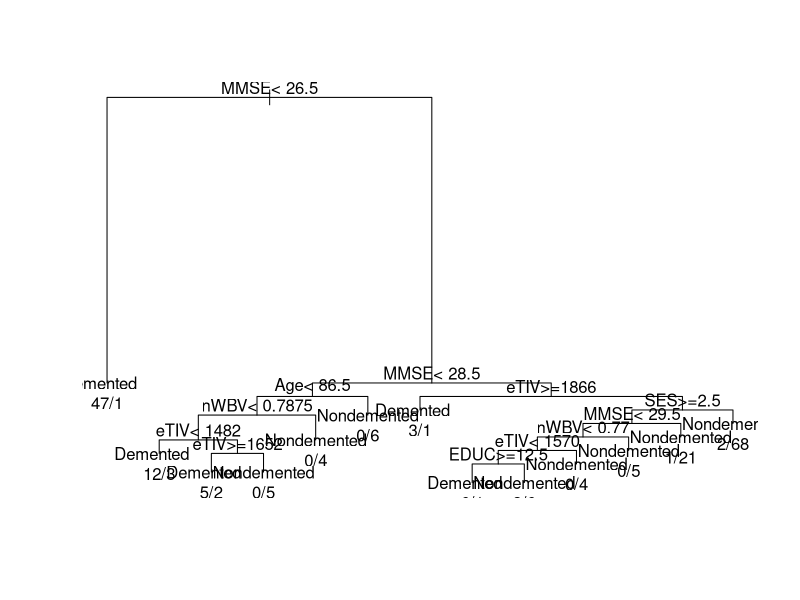
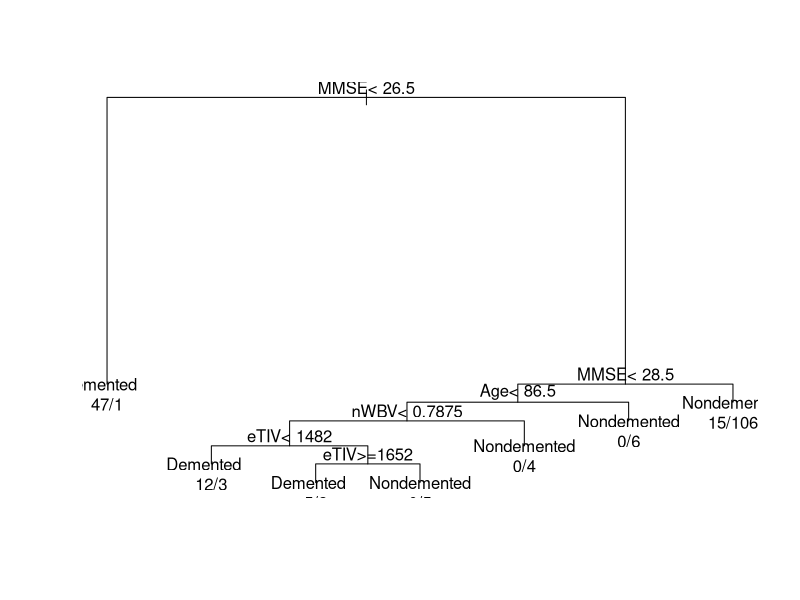

Reproduce these figures in R, in order.
library(rpart)

al=read.csv("al.csv")

al_omit = na.omit(al)
al_omit = al_omit[,c(-2,-3,-5)]
summary(al_omit)
str(al_omit)

index = sample(2,nrow(al_omit),replace=TRUE,prob=c(0.6,0.4))
traindata = al_omit[index==1,]
testdata = al_omit[index==2,]

al_cart = rpart(Group~. , data=traindata , control=rpart.control(minsplit=10))
al_cart
plot(al_cart)
text(al_cart,use.n=T)

print(al_cart$cptable)
opt = which.min(al_cart$cptable[,"xerror"])
cp = al_cart$cptable[opt,"CP"]
cp

al_prune = prune(al_cart,cp=cp)
print(al_prune)
plot(al_prune)
text(al_prune,use.n=T)

al_pre = predict(al_prune,testdata,type="class")
al_pre
pre_table = table(testdata$Group,al_pre)
pre_table
accuracy = (pre_table[1,1]+pre_table[2,2])/sum(pre_table)
accuracy